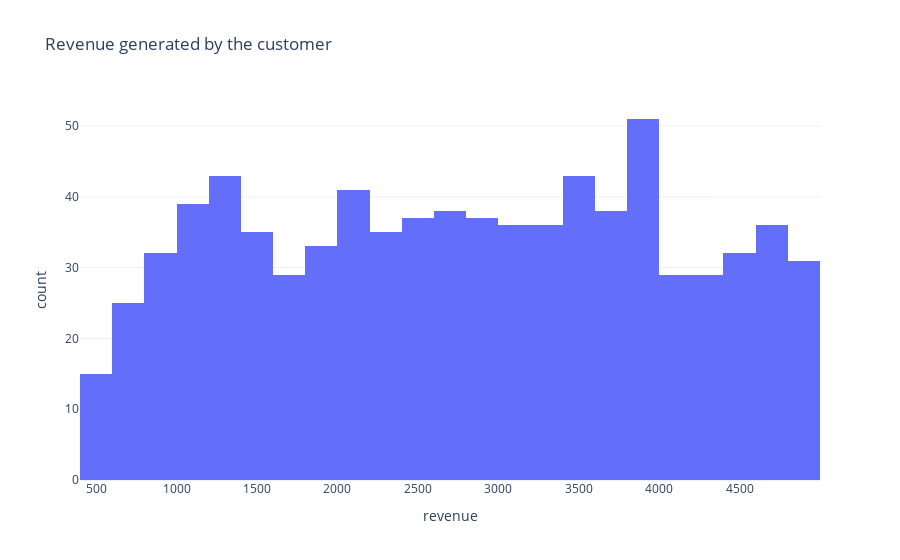

Write notebook code for a chart like this one.
### Markdown cell above
# Revenue generated by the customer

### Code cell
fig = px.histogram(df,
              x = 'revenue',
              nbins =25,
              title = 'Revenue generated by the customer')
fig.show()

### Figure 1 — Plotly figure (JSON) as saved in the notebook; plotly's stock layout.template omitted (floating-point values rounded to 4 significant figures; data arrays with more than 128 entries replaced by an {"elided": "..."} marker saying what was removed)
{"data": [{"alignmentgroup": "True", "bingroup": "x", "hovertemplate": "revenue=%{x}<br>count=%{y}<extra></extra>", "legendgroup": "", "marker": {"color": "#636efa", "pattern": {"shape": ""}}, "name": "", "nbinsx": 25, "offsetgroup": "", "orientation": "v", "showlegend": false, "type": "histogram", "x": {"elided": "800 int values"}, "xaxis": "x", "yaxis": "y"}], "layout": {"barmode": "relative", "legend": {"tracegroupgap": 0}, "title": {"text": "Revenue generated by the customer"}, "xaxis": {"anchor": "y", "domain": [0, 1], "title": {"text": "revenue"}}, "yaxis": {"anchor": "x", "domain": [0, 1], "title": {"text": "count"}}}}
